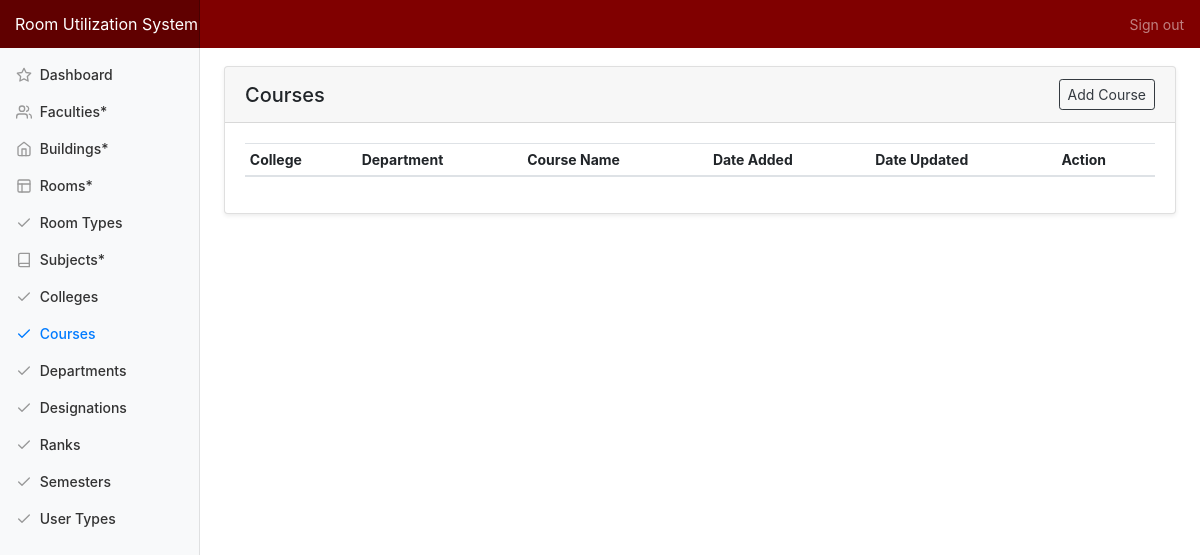
/index.php/admin/course, run on an earlier commit of the app's database.
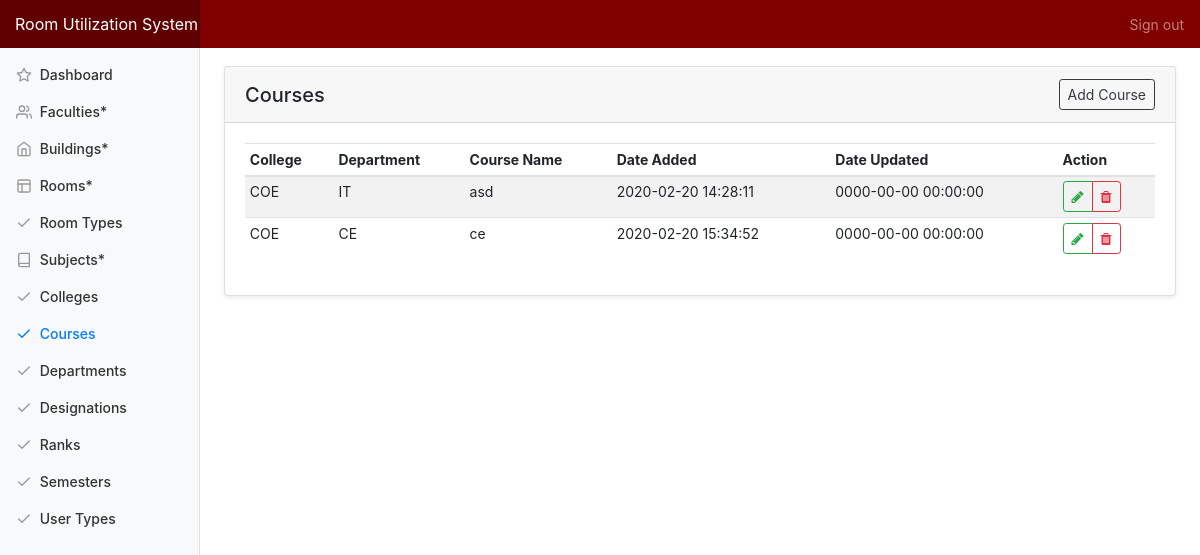
And on a later commit of the database.
### tables this page shows
CREATE TABLE `tbl_course` (
  `course_id` int(10) NOT NULL,
  `college_id` int(10) NOT NULL,
  `department_id` int(11) NOT NULL,
  `course_name` varchar(255) NOT NULL,
  `course_added` datetime NOT NULL DEFAULT CURRENT_TIMESTAMP,
  `course_modified` datetime NOT NULL DEFAULT '0000-00-00 00:00:00' ON UPDATE CURRENT_TIMESTAMP
);

CREATE TABLE `tbl_college` (
  `college_id` int(11) NOT NULL,
  `college_name` varchar(250) NOT NULL,
  `college_added` datetime NOT NULL DEFAULT CURRENT_TIMESTAMP,
  `college_modified` datetime NOT NULL DEFAULT '0000-00-00 00:00:00' ON UPDATE CURRENT_TIMESTAMP
);

CREATE TABLE `tbl_department` (
  `department_id` int(10) NOT NULL,
  `college_id` int(11) NOT NULL,
  `department_name` varchar(255) NOT NULL,
  `department_added` datetime NOT NULL DEFAULT CURRENT_TIMESTAMP,
  `department_modified` datetime NOT NULL DEFAULT '0000-00-00 00:00:00' ON UPDATE CURRENT_TIMESTAMP
);

### application/controllers/Admin.php (called while the page is built, shortened)
<?php
class Admin extends CI_Controller {
	public function course(){
		$data['title'] = "Courses";
		$data['colleges'] = $this->main_model->getColleges();
		$data['courses'] = $this->main_model->getCourses();
		$this->load->view('templates/header', $data);
		$this->load->view('admin/course');
		$this->load->view('templates/footer');
	}
}

### index.php (called while the page is built, shortened)
<?php
require_once BASEPATH.'core/CodeIgniter.php';

### application/models/Main_model.php (called while the page is built, shortened)
<?php defined('BASEPATH') OR exit('No direct script access allowed');
Class Main_model extends CI_Model{
	public function getCourses(){
		return $this->db->join('tbl_college', 'tbl_college.college_id = tbl_course.college_id')->join('tbl_department', 'tbl_department.department_id = tbl_course.department_id')->get('tbl_course')->result_array();
	}
}

### application/views/admin/course.php (the view, shortened to what this page needs)
<div class="container-fluid">
  <div class="row">
    <main role="main" class="col-md-9 ml-sm-auto col-lg-10 pt-4 px-4 mb-3">
      <div class="card shadow-sm">
			  <h5 class="card-header d-flex justify-content-between align-items-center">
          <?=$title?>
          <a href="#" class="btn btn-outline-dark btn-sm" data-toggle="modal" data-target="#modal_course_add">Add Course</a>
        </h5>
			  <div class="card-body">
          <table class="table table-striped table-hover table-sm">
            <thead>
              <tr>
                <th>College</th>
                <th>Department</th>
                <th>Course Name</th>
                <th>Date Added</th>
                <th>Date Updated</th>
                <th>Action</th>
              </tr>
            </thead>
            <tbody>
              <?php foreach ($courses as $row) {?>
              <tr>
                <td><?=$row['college_name']?></td>
                <td><?=$row['department_name']?></td>
                <td><?=$row['course_name']?></td>
                <td><?=$row['course_added']?></td>
                <td><?=$row['course_modified']?></td>
                <td>
                  <div class="btn-group" role="group">
                    <a href="#" class="btn btn-sm btn-outline-success action-btn updateCourse" id="<?=$row['course_id']?>//<?=$row['course_name']?>//<?=$row['college_id']?>//<?=$row['department_id']?>" data-toggle="modal" data-target="#modal_course_update" data-toggle="tooltip" data-placement="top" title="Update Course">
                      <span class="fa fa-pencil"></span>
                    </a>
                    <a href="#" id="<?=base_url('admin/delete/course/'.$row['course_id'])?>" class="btn btn-sm btn-outline-danger action-btn delete" data-toggle="tooltip" data-placement="top" title="Delete Course">
                      <span class="fa fa-trash"></span>
                    </a>
                  </div>
                </td>
              </tr>
              <?php } ?>
            </tbody>
          </table>
			  </div>
			</div>
   </main>
  </div>
</div>

What changed in the data, as far as the page shows it:
added tbl_course: college.college_name "COE", department.department_name "IT", course_name "asd", course_added "2020-02-20 14:28:11", course_modified "0000-00-00 00:00:00"
added tbl_course: college.college_name "COE", department.department_name "CE", course_name "ce", course_added "2020-02-20 15:34:52", course_modified "0000-00-00 00:00:00"
